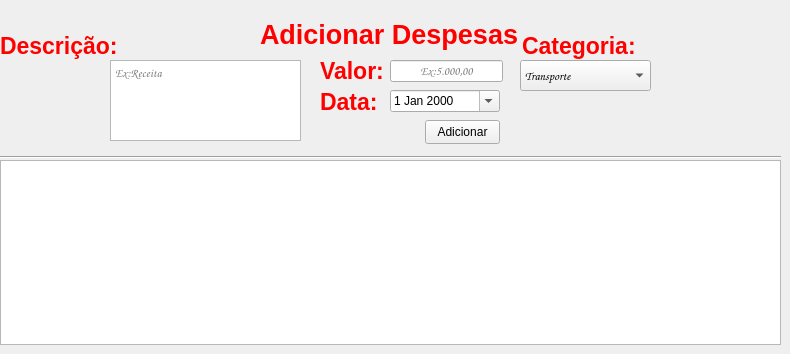
     <widget class="QWidget" name="pg_despesa">
      <widget class="QLineEdit" name="LE_valor_despesa">
       <property name="geometry">
        <rect>
         <x>390</x>
         <y>60</y>
         <width>113</width>
         <height>22</height>
        </rect>
       </property>
       <property name="font">
        <font>
         <family>Comic Sans MS</family>
         <pointsize>9</pointsize>
        </font>
       </property>
       <property name="styleSheet">
        <string notr="true"/>
       </property>
       <property name="inputMethodHints">
        <set>Qt::ImhNone</set>
       </property>
       <property name="inputMask">
        <string>99999999999[</string>
       </property>
       <property name="maxLength">
        <number>11</number>
       </property>
       <property name="alignment">
        <set>Qt::AlignCenter</set>
       </property>
       <property name="placeholderText">
        <string>Ex:5.000,00</string>
       </property>
       <property name="cursorMoveStyle">
        <enum>Qt::LogicalMoveStyle</enum>
       </property>
       <property name="clearButtonEnabled">
        <bool>true</bool>
       </property>
      </widget>
      <widget class="QLabel" name="label_despesas_valor">
       <property name="geometry">
        <rect>
         <x>320</x>
         <y>55</y>
         <width>81</width>
         <height>31</height>
        </rect>
       </property>
       <property name="font">
        <font>
         <family>Arial</family>
         <pointsize>17</pointsize>
         <bold>true</bold>
        </font>
       </property>
       <property name="styleSheet">
        <string notr="true">color: rgb(255, 0, 0);</string>
       </property>
       <property name="text">
        <string>Valor:</string>
       </property>
      </widget>
      <widget class="QLabel" name="label_despesas_categoria">
       <property name="geometry">
        <rect>
         <x>522</x>
         <y>30</y>
         <width>121</width>
         <height>31</height>
        </rect>
       </property>
       <property name="font">
        <font>
         <family>Arial</family>
         <pointsize>17</pointsize>
         <bold>true</bold>
        </font>
       </property>
       <property name="styleSheet">
        <string notr="true">color: rgb(255, 0, 0);</string>
       </property>
       <property name="text">
        <string>Categoria:</string>
       </property>
      </widget>
      <widget class="QComboBox" name="CB_salario_despesa">
       <property name="geometry">
        <rect>
         <x>520</x>
         <y>60</y>
         <width>131</width>
         <height>31</height>
        </rect>
       </property>
       <property name="font">
        <font>
         <family>Comic Sans MS</family>
        </font>
       </property>
       <item>
        <property name="text">
         <string>Transporte</string>
        </property>
        <property name="icon">
         <iconset>
          <normaloff>:/icons/carteira-hover.png</normaloff>:/icons/carteira-hover.png</iconset>
        </property>
       </item>
       <item>
        <property name="text">
         <string>Aluguel</string>
        </property>
        <property name="icon">
         <iconset>
          <normaloff>:/icons/carteira-hover.png</normaloff>:/icons/carteira-hover.png</iconset>
        </property>
       </item>
       <item>
        <property name="text">
         <string>Saúde</string>
        </property>
        <property name="icon">
         <iconset>
          <normaloff>:/icons/carteira-hover.png</normaloff>:/icons/carteira-hover.png</iconset>
        </property>
       </item>
       <item>
        <property name="text">
         <string>Impostos</string>
        </property>
       </item>
      </widget>
      <widget class="QDateEdit" name="DE_data_despesa">
       <property name="geometry">
        <rect>
         <x>390</x>
         <y>90</y>
         <width>110</width>
         <height>22</height>
        </rect>
       </property>
       <property name="maximumDateTime">
        <datetime>
         <hour>20</hour>
         <minute>59</minute>
         <second>59</second>
         <year>2023</year>
         <month>12</month>
         <day>31</day>
        </datetime>
       </property>
       <property name="minimumDateTime">
        <datetime>
         <hour>0</hour>
         <minute>0</minute>
         <second>0</second>
         <year>2000</year>
         <month>1</month>
         <day>1</day>
        </datetime>
       </property>
       <property name="calendarPopup">
        <bool>true</bool>
       </property>
       <property name="timeSpec">
        <enum>Qt::LocalTime</enum>
       </property>
      </widget>
      <widget class="QLabel" name="label_despesas_data">
       <property name="geometry">
        <rect>
         <x>320</x>
         <y>86</y>
         <width>61</width>
         <height>31</height>
        </rect>
       </property>
       <property name="font">
        <font>
         <family>Arial</family>
         <pointsize>17</pointsize>
         <bold>true</bold>
        </font>
       </property>
       <property name="styleSheet">
        <string notr="true">color: rgb(255, 0, 0);</string>
       </property>
       <property name="text">
        <string>Data:</string>
       </property>
      </widget>
      <widget class="Line" name="line_2">
       <property name="geometry">
        <rect>
         <x>0</x>
         <y>156</y>
         <width>781</width>
         <height>2</height>
        </rect>
       </property>
       <property name="orientation">
        <enum>Qt::Horizontal</enum>
       </property>
      </widget>
      <widget class="QLabel" name="label_adicionar_despesas">
       <property name="geometry">
        <rect>
         <x>260</x>
         <y>17</y>
         <width>261</width>
         <height>35</height>
        </rect>
       </property>
       <property name="font">
        <font>
         <family>Arial</family>
         <pointsize>20</pointsize>
         <italic>false</italic>
         <bold>true</bold>
        </font>
       </property>
       <property name="styleSheet">
        <string notr="true">color: rgb(255, 0, 0);</string>
       </property>
       <property name="text">
        <string>Adicionar Despesas</string>
       </property>
      </widget>
      <widget class="QTextEdit" name="TE_descricao_despesa">
       <property name="geometry">
        <rect>
         <x>110</x>
         <y>60</y>
         <width>191</width>
         <height>81</height>
        </rect>
       </property>
       <property name="font">
        <font>
         <family>Comic Sans MS</family>
         <bold>false</bold>
        </font>
       </property>
       <property name="placeholderText">
        <string>Ex:Receita</string>
       </property>
      </widget>
      <widget class="QLabel" name="label_despesas_descricao">
       <property name="geometry">
        <rect>
         <x>0</x>
         <y>30</y>
         <width>121</width>
         <height>31</height>
        </rect>
       </property>
       <property name="font">
        <font>
         <family>Arial</family>
         <pointsize>17</pointsize>
         <bold>true</bold>
        </font>
       </property>
       <property name="styleSheet">
        <string notr="true">color: rgb(255, 0, 0);</string>
       </property>
       <property name="text">
        <string>Descrição:</string>
       </property>
      </widget>
      <widget class="QPushButton" name="PB_adicionar_valores_despesa">
       <property name="geometry">
        <rect>
         <x>425</x>
         <y>120</y>
         <width>75</width>
         <height>24</height>
        </rect>
       </property>
       <property name="text">
        <string>Adicionar</string>
       </property>
      </widget>
      <widget class="QTableWidget" name="TW_tabela_despesa">
       <property name="geometry">
        <rect>
         <x>0</x>
         <y>160</y>
         <width>781</width>
         <height>185</height>
        </rect>
       </property>
       <property name="font">
        <font>
         <family>Arial</family>
        </font>
       </property>
       <property name="styleSheet">
        <string notr="true">color: rgb(255, 0, 0);</string>
       </property>
       <property name="rowCount">
        <number>0</number>
       </property>
       <attribute name="horizontalHeaderCascadingSectionResizes">
        <bool>false</bool>
       </attribute>
       <attribute name="horizontalHeaderStretchLastSection">
        <bool>true</bool>
       </attribute>
       <attribute name="verticalHeaderVisible">
        <bool>false</bool>
       </attribute>
      </widget>
     </widget>
